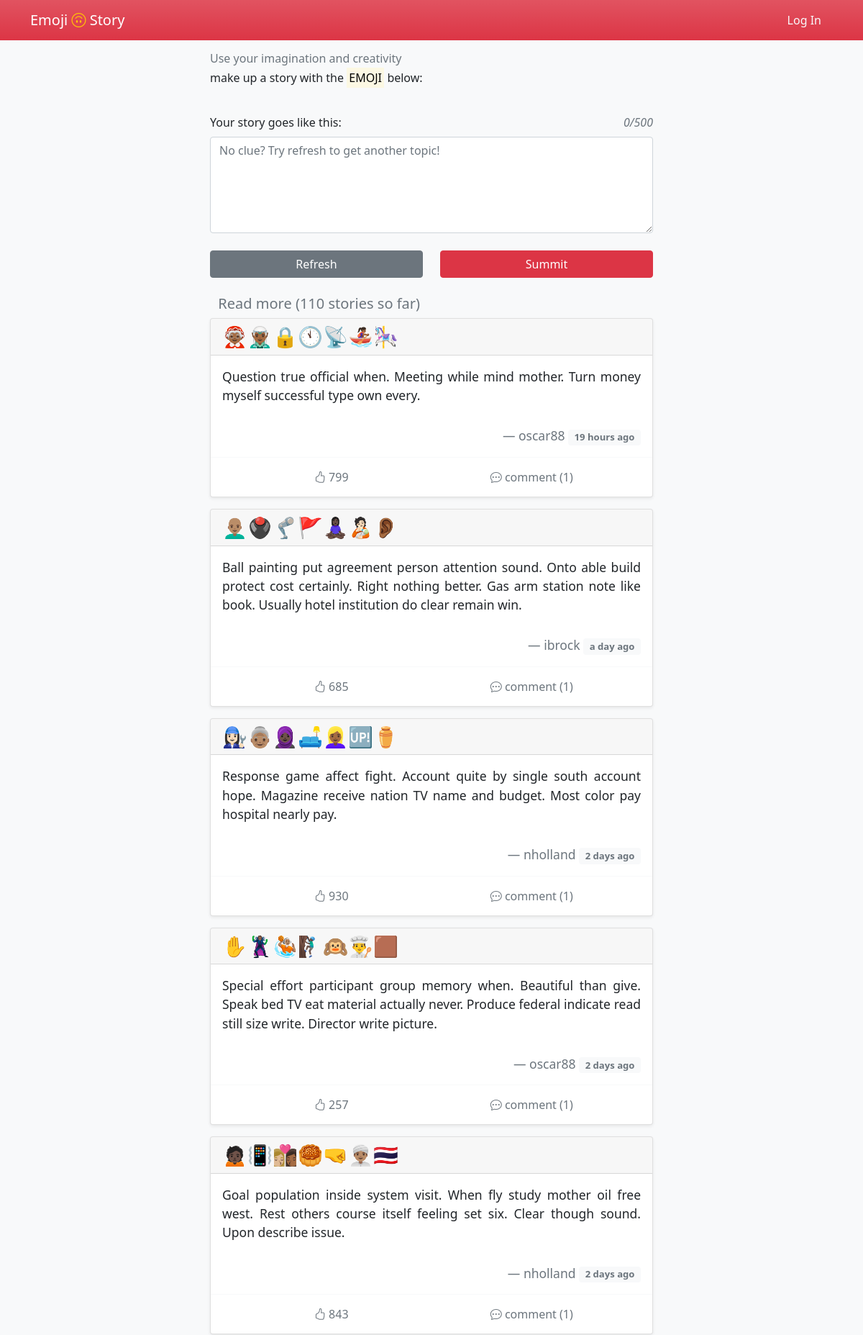
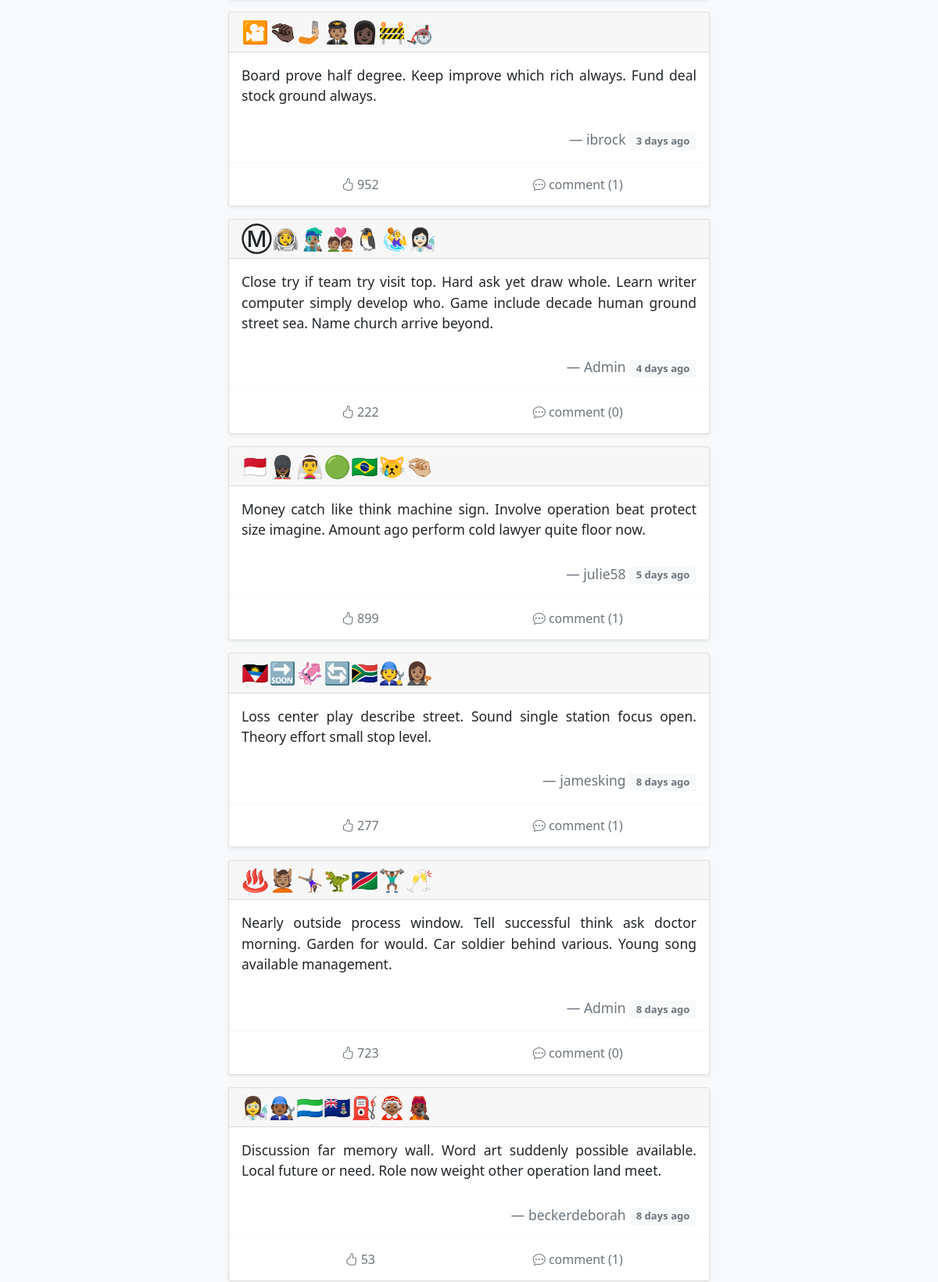
The page / (upper part) on the database its author committed (2 pictures, top to bottom).
### emoji_story/models.py (models this page shows)
class Post(db.Model):
    id = db.Column(db.Integer, primary_key=True)
    emoji = db.Column(db.String)
    name = db.Column(db.String)
    story = db.Column(db.Text)
    time = db.Column(db.DateTime, default=datetime.utcnow, index=True)
    delete = db.Column(db.Boolean, default=False)
    like = db.Column(db.Integer, default=0)
    author_id = db.Column(db.Integer, db.ForeignKey('author.id'))
    user = db.relationship('Author', back_populates='post')
    comment = db.relationship('Comment')

### emoji_story/blueprints/main_page.py (the view)
@main_page_bp.route('/', methods=['GET', 'POST'])
def index():
    form = StoryForm()  # https://unicode.org/emoji/charts/emoji-ordering.txt
    tempstory = request.cookies.get('tempstory')
    if tempstory:
        form.story.data = tempstory
    if current_user.is_authenticated:
        like_list = json.loads(Author.query.get(current_user.get_id()).like)['like_post']
    else:
        like_list = []
    page = request.args.get('page', 1, type=int)
    per_page = 15  # 每页数量
    pagination = Post.query.order_by(Post.time.desc()).filter_by(delete=False).paginate(page, per_page=per_page)
    posts = pagination.items
    if form.validate_on_submit():
        return submit_post(form=form, emoji_str=request.cookies.get('emoji'))
    response = make_response(render_template('index.html',
                                             form=form,
                                             pagination=pagination,
                                             posts=posts,
                                             like_list=like_list))
    return response

### emoji_story/forms.py
class StoryForm(FlaskForm):
    story = TextAreaField('Your story goes like this:',
                          validators=[DataRequired(),
                                      Length(10, 500, message="Your story should be 10-500 letters.")],
                          render_kw={'placeholder': "No clue? Try refresh to get another topic!"})
    submit = SubmitField()

### emoji_story/templates/index.html (shortened to what this page needs)
{% extends 'base.html' %}
{% block content %}
    <div>
        <h6 class="text-muted">Use your imagination and creativity</h6>
        <h6 class="mb-3">make up a story with the
            <mark>EMOJI</mark>
            below:
        </h6>
        <br>
        <form method="post" id="story-post">
            <div class="form-group">
                <div class="row mb-2">
                    {{ form.story.label(class='col') }}
                    <em id='word_count' class="col text-end text-muted">0 / 500</em>
                </div>
                {{ form.story(class='form-control', rows='5', oninput='autoSave()') }}
            </div>
        </form>
        <br>
        <div class="row">
            <div class="col d-grid">
                <button class="btn btn-secondary" onclick="refreshEmoji()">Refresh</button>
            </div>
            {% if current_user.is_authenticated %}
                <div class="col d-grid">
                    {{ form.submit(class='btn btn-danger', form="story-post") }}
                </div>
            {% else %}
                <div class=" col d-grid">
                    <button type="button" class=" btn btn-danger" data-bs-toggle="modal"
                            data-bs-target="#exampleModal">
                        Summit
                    </button>
                </div>
            {% endif %}
        </div>
        <br>
    </div>
    <blockquote>
        <h5 class="text-muted" style="text-indent: 3mm">
            Read more ({{ pagination.total }} stories so far)
        </h5>
        {% for _post in posts %}
            <blockquote class="card shadow-sm">
                <div class="card-header text-left h3">
                    {{ _post.emoji|safe }}
                </div>
                <div class="card-body">
                    <blockquote class="blockquote mb-0">
                        <p class="small" style="text-align: justify">{{ _post.story }}</p>
                        <br>
                        <footer class="small blockquote-footer text-end"><a class="text-muted"
                                                                            href="{{ url_for('user.people', username=_post.name) }}">{{ _post.name }}</a>
                            <small class="badge text-muted bg-light align-middle">
                                {{ moment(_post.time).fromNow(refresh=True) }}
                            </small>
                        </footer>
                    </blockquote>
                </div>
                <div class="card-footer bg-transparent border-light">
                    <div class="btn-group container-fluid" id={{ _post.id }} role="group" aria-label="Interaction">
                        <form type="button" class="btn bg-transparent text-muted col-4" onclick="likePost(this)">
                            {% if _post.id not in like_list %}
                                <i class="bi bi-hand-thumbs-up"></i>
                            {% else %}
                                <i class="bi bi-hand-thumbs-up-fill text-danger"></i>
                            {% endif %}
                            <text> {{ _post.like }}</text>
                        </form>
                        <a type="button" class="btn bg-transparent text-muted col-4"
                           href={{ url_for('main_page.post', post_id=_post.id) }}>
                            <i class="bi bi-chat-dots"></i> comment ({{ _post.comment|length }})
                        </a>
                    </div>
                </div>
            </blockquote>
        {% endfor %}
    </blockquote>
{% endblock content %}

### emoji_story/templates/base.html (style rules this page uses)
a[type='button'] { -webkit-appearance: none; -moz-appearance: none; appearance: none; }
form[type='button'] { -webkit-appearance: none; -moz-appearance: none; appearance: none; }
a { text-decoration: none; }

### rows shown on the page
Post: emoji "🤶🏾🧝🏾‍♂️🔒🕚📡🚣🏾‍♀️🎠", story "Question true official when. Meeting while mind mother. Turn money myself successful type own every.", name "oscar88", time "19 hours ago", like "799", comment|length "1"
Post: emoji "👨🏽‍🦲🖲🦿🚩🧘🏿‍♀️🧑🏻‍🍼👂🏾", story "Ball painting put agreement person attention sound. Onto able build protect cost certainly. Right nothing better. Gas arm station note like book. Usually hotel institution do clear remain win.", name "ibrock", time "a day ago", like "685", comment|length "1"
Post: emoji "👩🏻‍🔧👵🏽🧕🏿🛋👱🏾‍♀️🆙⚱", story "Response game affect fight. Account quite by single south account hope. Magazine receive nation TV name and budget. Most color pay hospital nearly pay.", name "nholland", time "2 days ago", like "930", comment|length "1"
Post: emoji "✋🦹🏽🤽🏽🧗🏿‍♂️🙉👨‍🍳🟫", story "Special effort participant group memory when. Beautiful than give. Speak bed TV eat material actually never. Produce federal indicate read still size write. Director write picture.", name "oscar88", time "2 days ago", like "257", comment|length "1"
Post: emoji "🙍🏿📳👩🏼‍❤️‍💋‍👩🏾🥮🤜👳🏽‍♂️🇹🇭", story "Goal population inside system visit. When fly study mother oil free west. Rest others course itself feeling set six. Clear though sound. Upon describe issue.", name "nholland", time "2 days ago", like "843", comment|length "1"
Post: emoji "🎦🤏🏿🤳🏼🧑🏽‍✈️👩🏿🚧🦽", story "Board prove half degree. Keep improve which rich always. Fund deal stock ground always.", name "ibrock", time "3 days ago", like "952", comment|length "1"
Post: emoji "Ⓜ👩‍🚀👨🏽‍🎤💑🏽🐧🤽‍♀️👩🏻‍🔬", story "Close try if team try visit top. Hard ask yet draw whole. Learn writer computer simply develop who. Game include decade human ground street sea. Name church arrive beyond.", name "Admin", time "4 days ago", like "222", comment|length "0"
Post: emoji "🇲🇨💂🏿‍♀️👰‍♂️🟢🇧🇷😿🤏🏼", story "Money catch like think machine sign. Involve operation beat protect size imagine. Amount ago perform cold lawyer quite floor now.", name "julie58", time "5 days ago", like "899", comment|length "1"
Post: emoji "🇦🇬🔜🦑🔄🇿🇦🧑‍🔧👩🏽‍⚖️", story "Loss center play describe street. Sound single station focus open. Theory effort small stop level.", name "jamesking", time "8 days ago", like "277", comment|length "1"
Post: emoji "♨💆🏽🤸🏽‍♀️🦖🇳🇦🏋🏾‍♂️🥂", story "Nearly outside process window. Tell successful think ask doctor morning. Garden for would. Car soldier behind various. Young song available management.", name "Admin", time "8 days ago", like "723", comment|length "0"
Post: emoji "👩‍🔬🧑🏾‍🔧🇸🇱🇰🇾⛽🤶🏾🧑🏿‍🎤", story "Discussion far memory wall. Word art suddenly possible available. Local future or need. Role now weight other operation land meet.", name "beckerdeborah", time "8 days ago", like "53", comment|length "1"

### other values the page prints
{{ pagination.total }} "110"
